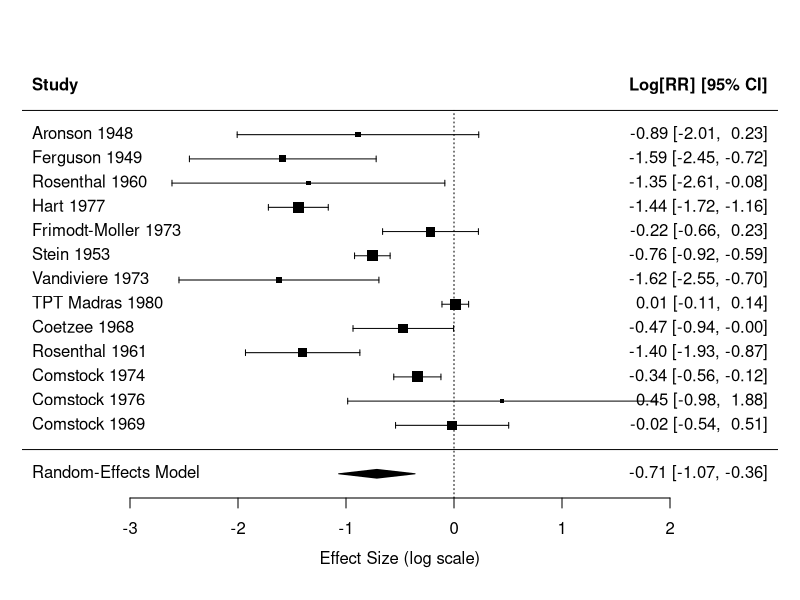
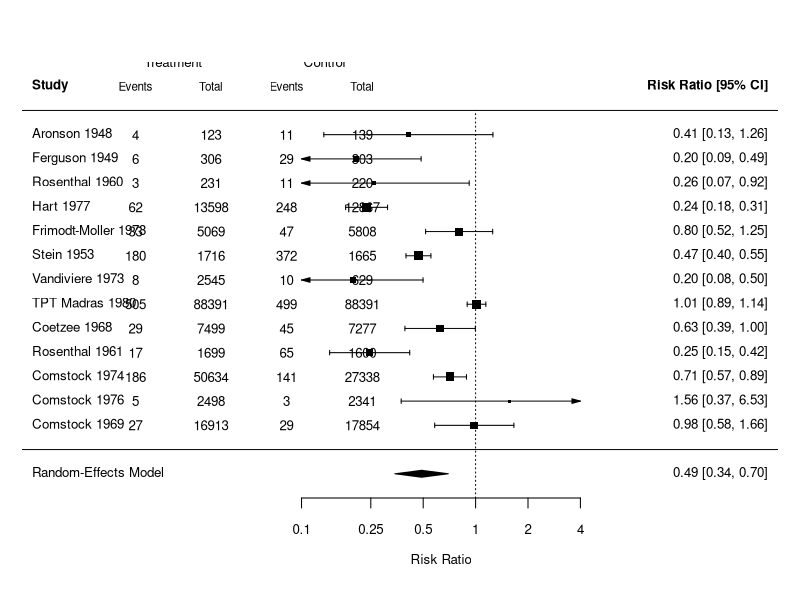
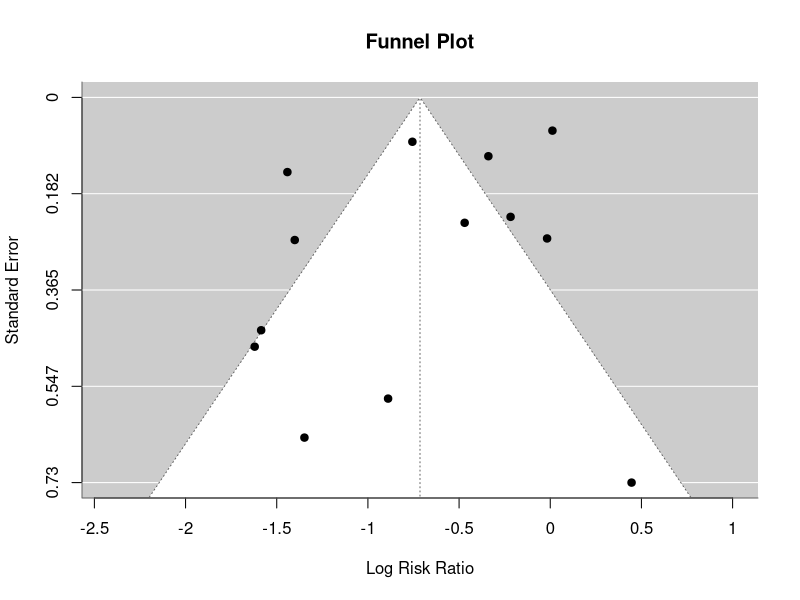
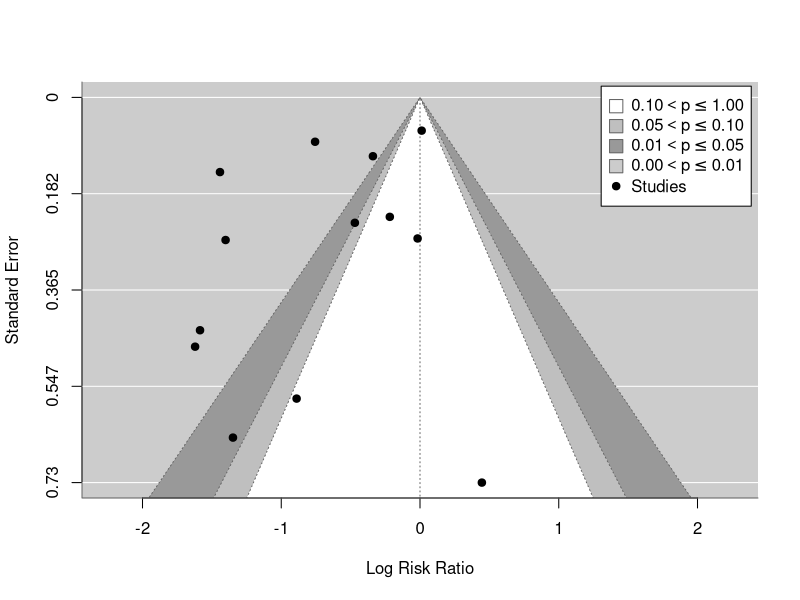
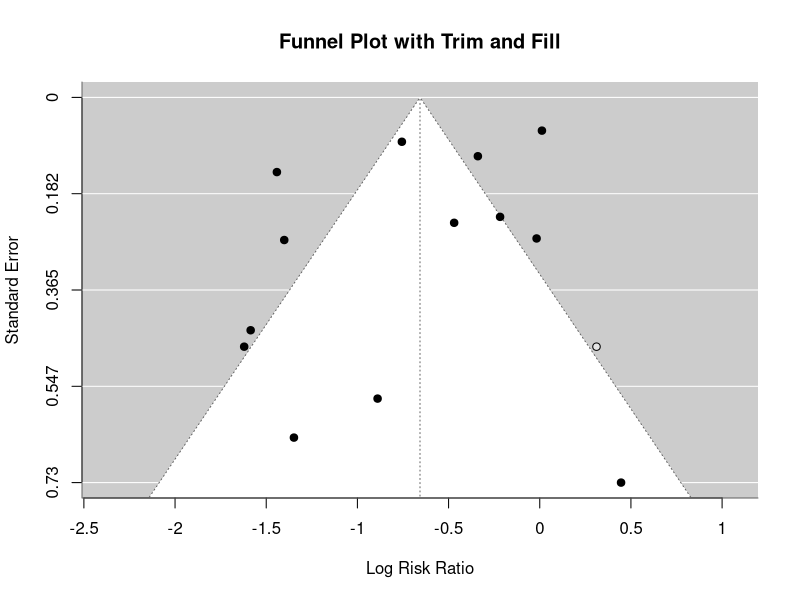

These charts were generated, in order, by the following R code: (Note: this script raises an error after producing the figures.)
# ================================================================
# TruthCert-PairwisePro: Complete R Analysis Script
# Generated: 2026-01-11
# ================================================================
# This script reproduces the analysis in R/metafor
# IMPORTANT: Use these R results for publication
# ================================================================

# Install and load required packages
if (!require(metafor)) install.packages("metafor")
library(metafor)

# Optional packages for additional plots
if (!require(ggplot2)) install.packages("ggplot2")
library(ggplot2)

# ================================================================
# STUDY DATA (Binary Outcomes)
# ================================================================
dat <- data.frame(
  study = c("Aronson 1948",
           "Ferguson 1949",
           "Rosenthal 1960",
           "Hart 1977",
           "Frimodt-Moller 1973",
           "Stein 1953",
           "Vandiviere 1973",
           "TPT Madras 1980",
           "Coetzee 1968",
           "Rosenthal 1961",
           "Comstock 1974",
           "Comstock 1976",
           "Comstock 1969"),
  ai = c(4, 6, 3, 62, 33, 180, 8, 505, 29, 17, 186, 5, 27),
  bi = c(119, 300, 228, 13536, 5036, 1536, 2537, 87886, 7470, 1682, 50448, 2493, 16886),
  ci = c(11, 29, 11, 248, 47, 372, 10, 499, 45, 65, 141, 3, 29),
  di = c(128, 274, 209, 12619, 5761, 1293, 619, 87892, 7232, 1535, 27197, 2338, 17825),
  n1 = c(123, 306, 231, 13598, 5069, 1716, 2545, 88391, 7499, 1699, 50634, 2498, 16913),
  n2 = c(139, 303, 220, 12867, 5808, 1665, 629, 88391, 7277, 1600, 27338, 2341, 17854),
  year = c(1948, 1949, 1960, 1977, 1973, 1953, 1973, 1980, 1968, 1961, 1974, 1976, 1969)
)

# Calculate effect sizes (log Risk Ratio)
dat <- escalc(measure = "RR", ai = ai, bi = bi, ci = ci, di = di, data = dat)
# Alternative measures:
# escalc(measure = "OR", ...)  # Odds Ratio
# escalc(measure = "RD", ...)  # Risk Difference

# ================================================================
# MAIN META-ANALYSIS
# ================================================================

# Random-effects model with REML estimator
res <- rma(yi, vi, data = dat, method = "REML", slab = study)
print(res)

# Summary statistics
cat("
=== Summary ===
")
cat("Pooled estimate:", coef(res), "
")
cat("95% CI:", res$ci.lb, "to", res$ci.ub, "
")
cat("SE:", res$se, "
")
cat("z-value:", res$zval, "
")
cat("p-value:", res$pval, "
")

# Back-transform if log scale (RR, OR, HR)
cat("
Exponentiated (RR/OR/HR):", exp(coef(res)), "
")
cat("95% CI:", exp(res$ci.lb), "to", exp(res$ci.ub), "
")

# ================================================================
# HETEROGENEITY
# ================================================================
cat("
=== Heterogeneity ===
")
cat("tau^2 (between-study variance):", res$tau2, "
")
cat("tau (SD):", sqrt(res$tau2), "
")
cat("I^2 (inconsistency):", res$I2, "%
")
cat("H^2:", res$H2, "
")
cat("Q-statistic:", res$QE, "
")
cat("Q df:", res$k - 1, "
")
cat("Q p-value:", res$QEp, "
")

# Prediction interval (where future studies might fall)
pi <- predict(res)
cat("
95% Prediction Interval:", pi$pi.lb, "to", pi$pi.ub, "
")

# ================================================================
# HKSJ ADJUSTMENT (Recommended for k < 20)
# ================================================================
res_hksj <- rma(yi, vi, data = dat, method = "REML", test = "knha", slab = study)
cat("
=== With Hartung-Knapp-Sidik-Jonkman Adjustment ===
")
print(res_hksj)

# ================================================================
# COMPARE ALL TAU^2 ESTIMATORS
# ================================================================
cat("
=== Tau^2 Estimator Comparison ===
")
estimators <- c("DL", "REML", "ML", "PM", "HS", "SJ", "HE", "EB")
for (m in estimators) {
  r <- try(rma(yi, vi, data = dat, method = m), silent = TRUE)
  if (!inherits(r, "try-error")) {
    cat(sprintf("%-6s: tau^2 = %.6f, pooled = %.4f
", m, r$tau2, coef(r)))
  }
}

# ================================================================
# FOREST PLOT
# ================================================================
cat("
=== Generating Forest Plot ===
")

# Basic forest plot
forest(res, header = TRUE, xlim = c(-4, 3),
       xlab = "Effect Size (log scale)")

# Enhanced forest plot with more details
forest(res, header = TRUE,
       atransf = exp,  # Back-transform to RR/OR scale
       at = log(c(0.1, 0.25, 0.5, 1, 2, 4)),
       xlim = c(-6, 4),
       ilab = cbind(dat$ai, dat$n1, dat$ci, dat$n2),
       ilab.xpos = c(-4.5, -3.5, -2.5, -1.5),
       cex = 0.8,
       xlab = "Risk Ratio")

# Add column headers
text(c(-4.5, -3.5, -2.5, -1.5), res$k + 2,
     c("Events", "Total", "Events", "Total"), cex = 0.7)
text(c(-4, -2), res$k + 3, c("Treatment", "Control"), cex = 0.8)

# ================================================================
# FUNNEL PLOT
# ================================================================
cat("
=== Generating Funnel Plot ===
")

# Basic funnel plot
funnel(res, main = "Funnel Plot")

# Enhanced funnel plot with contours
funnel(res, level = c(90, 95, 99), shade = c("white", "gray75", "gray60"),
       refline = 0, legend = TRUE)

# ================================================================
# PUBLICATION BIAS TESTS
# ================================================================
cat("
=== Publication Bias Assessment ===
")

# Egger's regression test
cat("
Egger's Test:
")
regtest(res)

# Rank correlation test (Begg & Mazumdar)
cat("
Rank Correlation Test:
")
ranktest(res)

# Trim and fill
cat("
Trim and Fill:
")
tf <- trimfill(res)
print(tf)
funnel(tf, main = "Funnel Plot with Trim and Fill")

# ================================================================
# INFLUENCE DIAGNOSTICS
# ================================================================
cat("
=== Influence Diagnostics ===
")

# Leave-one-out analysis
loo <- leave1out(res)
print(loo)

# Forest plot of leave-one-out
forest(loo, xlab = "Pooled Estimate (excluding study)")

# Influence plot
inf <- influence(res)
plot(inf)

# ================================================================
# BAUJAT PLOT (Contribution to heterogeneity)
# ================================================================
cat("
=== Baujat Plot ===
")
baujat(res, main = "Baujat Plot: Contribution to Heterogeneity")

# ================================================================
# GALBRAITH (RADIAL) PLOT
# ================================================================
cat("
=== Galbraith/Radial Plot ===
")
radial(res, main = "Radial Plot")

# ================================================================
# CUMULATIVE META-ANALYSIS
# ================================================================
cat("
=== Cumulative Meta-Analysis ===
")

# By publication year (if available)
cum <- cumul(res, order = dat$year)
print(cum)
forest(cum, xlab = "Cumulative Effect Size")

# ================================================================
# L'ABBE PLOT (Binary outcomes only)
# ================================================================
cat("
=== L'Abbe Plot ===
")
labbe(res, main = "L'Abbe Plot",
      xlab = "Event rate (Control)",
      ylab = "Event rate (Treatment)")

# ================================================================
# BUBBLE PLOT / META-REGRESSION
# ================================================================
cat("
=== Meta-Regression (Year as Moderator) ===
")

# Meta-regression with year
res_mr <- rma(yi, vi, mods = ~ year, data = dat, method = "REML")
print(res_mr)

# Bubble plot
regplot(res_mr, xlab = "Publication Year",
        main = "Meta-Regression: Effect over Time")

# Test for time trend
cat("
Time trend coefficient:", coef(res_mr)[2], "
")
cat("p-value:", res_mr$pval[2], "
")

# ================================================================
# SENSITIVITY ANALYSES
# ================================================================
cat("
=== Sensitivity Analyses ===
")

# Fixed-effect model for comparison
res_fe <- rma(yi, vi, data = dat, method = "FE")
cat("
Fixed-effect estimate:", coef(res_fe), "
")
cat("Random-effects estimate:", coef(res), "
")

# Profile likelihood CI for tau^2
profile(res, main = "Profile Likelihood for tau^2")

# ================================================================
# EXPORT RESULTS
# ================================================================
cat("
=== Export Results ===
")

# Create results summary table
results_table <- data.frame(
  Statistic = c("Pooled Effect", "95% CI Lower", "95% CI Upper",
                "Tau^2", "I^2 (%)", "Q", "p-value"),
  Value = c(coef(res), res$ci.lb, res$ci.ub,
            res$tau2, res$I2, res$QE, res$QEp)
)
print(results_table)

# Save to CSV
write.csv(results_table, "meta_analysis_results.csv", row.names = FALSE)
write.csv(dat, "study_data.csv", row.names = FALSE)
cat("Results saved to meta_analysis_results.csv
")

# ================================================================
# SESSION INFO (for reproducibility)
# ================================================================
cat("
=== Session Info ===
")
sessionInfo()

# ================================================================
# END OF ANALYSIS
# Generated by TruthCert-PairwisePro
# For publication, cite: metafor package
# Viechtbauer, W. (2010). Conducting meta-analyses in R with the
# metafor package. Journal of Statistical Software, 36(3), 1-48.
# ================================================================
